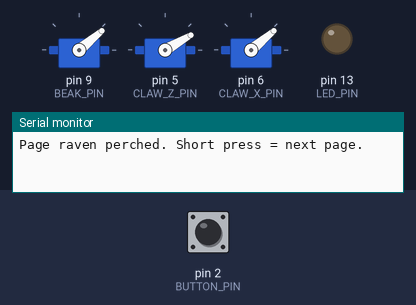
Bench run of a sketch on a simulated Arduino Nano, built with avr-gcc and run on an emulated ATmega328P. Parts: 3 × servo, output pins drawn as LEDs (lit = HIGH), the last lines printed to the serial monitor. The inputs (shaded band) are chosen by the test bench; at power-on: pin 2 (BUTTON_PIN) HIGH.

Above: at 1.8 s.
1.9 s: pin 2 (BUTTON_PIN) pulled LOW for 1 s
At 3.6 s:
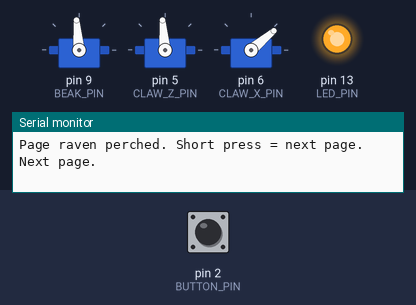
At 4.1 s:
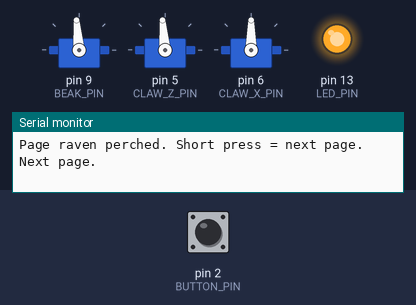
7.5 s: pin 2 (BUTTON_PIN) driven LOW
At 12.1 s:
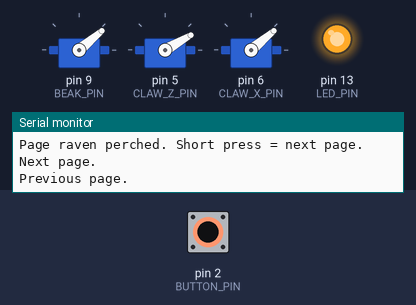
Timing chart, 0 to 13.8 s (numbered marks = the images above; inputs shaded):
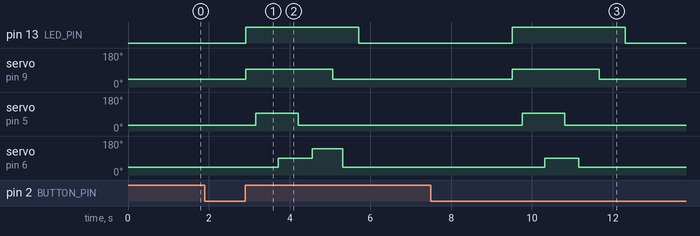

The sketch:

page-raven.ino
```cpp
/*
  Page raven — homework villain

  BOARD: Arduino Nano (same as the feeder)
  Stands to the RIGHT of an open book. Short press = it caws,
  drops a rubber claw on the top-right corner, drags the page
  over, then parks. Long press = reverse (previous page).

  3 SERVOS
  --------
  Beak     D9   open / close. Glue the lower beak to the horn
                (or the whole head nods if that is easier).
  Claw Z   D5   up / down. Down must kiss the paper, not punch
                a hole in it.
  Claw X   D6   sweep. Parked over the right margin. Sweep goes
                toward the SPINE, then a little past, so the
                page actually flips.

  The claw tip is a pencil eraser or a fat rubber band. Bare
  cardboard will not grab paper.

  MOUNT
  -----
  1. Cardboard raven on a small box / wood scrap. The box sits
     on the DESK, not on the book.
  2. Book open, LEFT pages weighted (another book, a mug, a
     binder clip on the left stack). The right page must be
     free.
  3. Paperback, dry paper. Glossy magazines and brand-new
     stiff pages will laugh at you.
  4. Aim the claw at the TOP-RIGHT CORNER of the right page.
     That corner flips the easiest.
  5. Tune the three angle pairs below on the bench with NO
     book first, then with a junk paperback.

        weighted left | free right page
        ==============|================
                      |    * claw
                      |   raven
                      |   [ Nano ]

  PAGE TURN (short press)
  -----------------------
    1. Beak opens (caw).
    2. Claw lowers onto the corner.
    3. Claw sweeps toward the spine / left.
    4. Claw lifts (page should be mid-flip).
    5. Claw sweeps the rest of the way / parks high.
    6. Beak closes.

  PREVIOUS PAGE (hold 2 seconds)
  ------------------------------
    Same dance, sweep the other direction. Only works if the
    left page is not crushed under the weight — lift the mug.

  WIRING
  ------
  Beak         orange → D9
  Claw lift    orange → D5
  Claw sweep   orange → D6
  All browns → GND
  All reds   → 5V pack   (3 servos: NOT the Nano 5V pin)
  Share GND with the Nano.

  Button       D2 → button → GND   (INPUT_PULLUP)
  Onboard LED  D13 on while it turns a page.

  HOW TO USE
  ----------
  1. Upload. Short press with no book: watch the claw trace
     an L in the air (down, across, up).
  2. Put a junk paperback in. Tweak CLAW_DOWN until it
     GRIPS, not SKIPS, not RIPS.
  3. Tweak SWEEP_LEFT until the page actually goes over.
  4. If the right arm of the sweep is backwards, swap
     SWEEP_RIGHT and SWEEP_LEFT.
*/

#include <Servo.h>

const int BUTTON_PIN = 2;
const int CLAW_Z_PIN = 5;
const int CLAW_X_PIN = 6;
const int BEAK_PIN   = 9;
const int LED_PIN    = 13;

// Tweak these. Units are servo degrees.
const int BEAK_SHUT = 40;
const int BEAK_OPEN = 95;

const int CLAW_UP   = 30;    // hovering over the book
const int CLAW_DOWN = 95;    // rubber on the page

const int SWEEP_RIGHT = 40;  // parked at the right margin
const int SWEEP_MID   = 90;  // over the spine
const int SWEEP_LEFT  = 140; // page dumped onto the left stack

const int BEAK_MS   = 250;
const int LIFT_MS   = 350;
const int SWEEP_MS  = 500;
const int GRIP_MS   = 200;   // sit on the paper before dragging
const unsigned long LONG_PRESS_MS = 2000;
const unsigned long TURN_LOCK_MS  = 2500;

Servo beak;
Servo clawZ;
Servo clawX;

unsigned long buttonDownMs = 0;
unsigned long lastTurnMs   = 0;
bool buttonWasDown     = false;
bool longPressHandled  = false;

void setup() {
  pinMode(BUTTON_PIN, INPUT_PULLUP);
  pinMode(LED_PIN, OUTPUT);
  digitalWrite(LED_PIN, LOW);

  Serial.begin(9600);
  delay(200);

  park();
  Serial.println("Page raven perched. Short press = next page.");
}

void loop() {
  handleButton();
  delay(15);
}

void handleButton() {
  bool down = digitalRead(BUTTON_PIN) == LOW;

  if (down && !buttonWasDown) {
    buttonDownMs = millis();
    longPressHandled = false;
  }

  if (down && !longPressHandled && (millis() - buttonDownMs >= LONG_PRESS_MS)) {
    if (millis() - lastTurnMs >= TURN_LOCK_MS) {
      Serial.println("Previous page.");
      turnPage(false);
    }
    longPressHandled = true;
  }

  if (!down && buttonWasDown && !longPressHandled) {
    if (millis() - lastTurnMs >= TURN_LOCK_MS) {
      Serial.println("Next page.");
      turnPage(true);
    } else {
      Serial.println("Still swallowing that page.");
    }
  }

  buttonWasDown = down;
}

void turnPage(bool forward) {
  digitalWrite(LED_PIN, HIGH);

  caw();
  lowerClaw();
  delay(GRIP_MS);

  if (forward) {
    sweepTo(SWEEP_MID);
    liftClaw();
    sweepTo(SWEEP_LEFT);
  } else {
    sweepTo(SWEEP_MID);
    liftClaw();
    sweepTo(SWEEP_RIGHT);
  }

  shutBeak();
  park();
  lastTurnMs = millis();
  digitalWrite(LED_PIN, LOW);
}

void caw() {
  beak.attach(BEAK_PIN);
  beak.write(BEAK_OPEN);
  delay(BEAK_MS);
}

void shutBeak() {
  beak.attach(BEAK_PIN);
  beak.write(BEAK_SHUT);
  delay(BEAK_MS);
}

void lowerClaw() {
  clawZ.attach(CLAW_Z_PIN);
  clawZ.write(CLAW_DOWN);
  delay(LIFT_MS);
}

void liftClaw() {
  clawZ.attach(CLAW_Z_PIN);
  clawZ.write(CLAW_UP);
  delay(LIFT_MS);
}

void sweepTo(int angle) {
  clawX.attach(CLAW_X_PIN);
  clawX.write(angle);
  delay(SWEEP_MS);
}

void park() {
  beak.attach(BEAK_PIN);
  clawZ.attach(CLAW_Z_PIN);
  clawX.attach(CLAW_X_PIN);
  beak.write(BEAK_SHUT);
  clawZ.write(CLAW_UP);
  clawX.write(SWEEP_RIGHT);
  delay(400);
  beak.detach();
  clawZ.detach();
  clawX.detach();
}
```

Measured:
- after the input at 1.9 s, pin 13 (LED_PIN): LOW → HIGH after 1.0 s, → LOW 2.8 s later; servo on pin 9 (BEAK_PIN): 40° → 95° after 1.0 s, → 40° 2.2 s later; servo on pin 5 (CLAW_Z_PIN): 30° → 95° after 1.3 s, → 30° 1.1 s later; servo on pin 6 (CLAW_X_PIN): 40° → 90° after 1.8 s, → 140° 0.85 s later, → 40° 0.75 s later
- after the input at 7.5 s, pin 13 (LED_PIN): LOW → HIGH after 2.0 s, → LOW 2.8 s later; servo on pin 9 (BEAK_PIN): 40° → 95° after 2.0 s, → 40° 2.2 s later; servo on pin 5 (CLAW_Z_PIN): 30° → 95° after 2.3 s, → 30° 1.1 s later; servo on pin 6 (CLAW_X_PIN): 40° → 90° after 2.8 s, → 40° 0.85 s later
